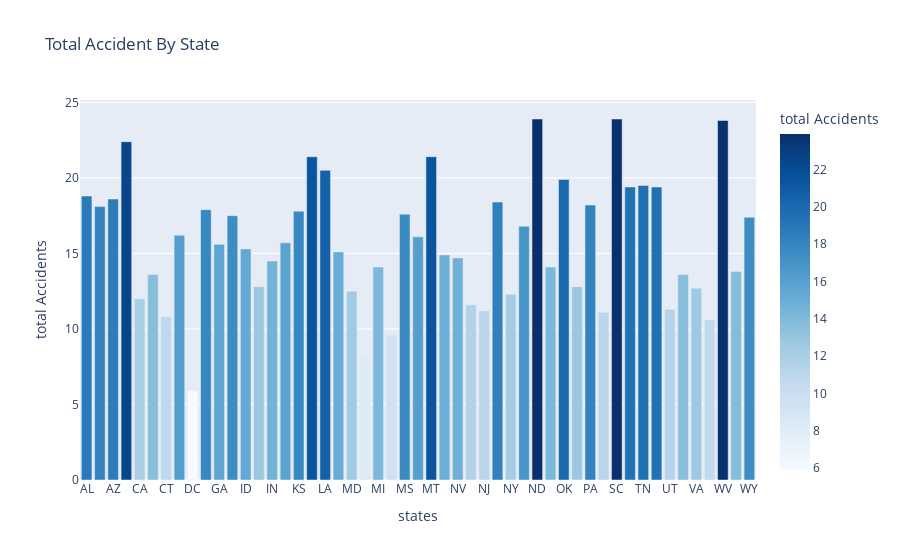

Write notebook code for a chart like this one.
### Code cell
#total Accidents by states
fig=px.bar(df,x='abbrev',y='total',
           title="Total Accident By State",
           labels={'abbrev':'states','total':'total Accidents'},
           color="total",
           color_continuous_scale="Blues")
fig.show()

### Figure 1 — Plotly figure (JSON) as saved in the notebook; plotly's stock layout.template omitted (floating-point values rounded to 4 significant figures)
{"data": [{"hovertemplate": "states=%{x}<br>total Accidents=%{marker.color}<extra></extra>", "legendgroup": "", "marker": {"color": [18.8, 18.1, 18.6, 22.4, 12.0, 13.6, 10.8, 16.2, 5.9, 17.9, 15.6, 17.5, 15.3, 12.8, 14.5, 15.7, 17.8, 21.4, 20.5, 15.1, 12.5, 8.2, 14.1, 9.6, 17.6, 16.1, 21.4, 14.9, 14.7, 11.6, 11.2, 18.4, 12.3, 16.8, 23.9, 14.1, 19.9, 12.8, 18.2, 11.1, 23.9, 19.4, 19.5, 19.4, 11.3, 13.6, 12.7, 10.6, 23.8, 13.8, 17.4], "coloraxis": "coloraxis", "pattern": {"shape": ""}}, "name": "", "orientation": "v", "showlegend": false, "textposition": "auto", "type": "bar", "x": ["AL", "AK", "AZ", "AR", "CA", "CO", "CT", "DE", "DC", "FL", "GA", "HI", "ID", "IL", "IN", "IA", "KS", "KY", "LA", "ME", "MD", "MA", "MI", "MN", "MS", "MO", "MT", "NE", "NV", "NH", "NJ", "NM", "NY", "NC", "ND", "OH", "OK", "OR", "PA", "RI", "SC", "SD", "TN", "TX", "UT", "VT", "VA", "WA", "WV", "WI", "WY"], "xaxis": "x", "y": [18.8, 18.1, 18.6, 22.4, 12.0, 13.6, 10.8, 16.2, 5.9, 17.9, 15.6, 17.5, 15.3, 12.8, 14.5, 15.7, 17.8, 21.4, 20.5, 15.1, 12.5, 8.2, 14.1, 9.6, 17.6, 16.1, 21.4, 14.9, 14.7, 11.6, 11.2, 18.4, 12.3, 16.8, 23.9, 14.1, 19.9, 12.8, 18.2, 11.1, 23.9, 19.4, 19.5, 19.4, 11.3, 13.6, 12.7, 10.6, 23.8, 13.8, 17.4], "yaxis": "y"}], "layout": {"barmode": "relative", "coloraxis": {"colorbar": {"title": {"text": "total Accidents"}}, "colorscale": [[0, "rgb(247,251,255)"], [0.125, "rgb(222,235,247)"], [0.25, "rgb(198,219,239)"], [0.375, "rgb(158,202,225)"], [0.5, "rgb(107,174,214)"], [0.625, "rgb(66,146,198)"], [0.75, "rgb(33,113,181)"], [0.875, "rgb(8,81,156)"], [1, "rgb(8,48,107)"]]}, "legend": {"tracegroupgap": 0}, "title": {"text": "Total Accident By State"}, "xaxis": {"anchor": "y", "domain": [0, 1], "title": {"text": "states"}}, "yaxis": {"anchor": "x", "domain": [0, 1], "title": {"text": "total Accidents"}}}}
